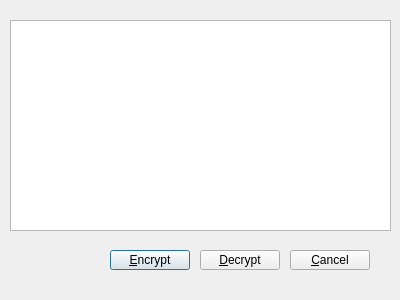
<?xml version="1.0" encoding="UTF-8"?>
<ui version="4.0">
 <class>Dialog</class>
 <widget class="QDialog" name="Dialog">
  <property name="geometry">
   <rect>
    <x>0</x>
    <y>0</y>
    <width>400</width>
    <height>300</height>
   </rect>
  </property>
  <property name="windowTitle">
   <string>Dialog</string>
  </property>
  <widget class="QTextEdit" name="textEdit">
   <property name="geometry">
    <rect>
     <x>10</x>
     <y>20</y>
     <width>381</width>
     <height>211</height>
    </rect>
   </property>
  </widget>
  <widget class="QPushButton" name="encrypt_button">
   <property name="geometry">
    <rect>
     <x>110</x>
     <y>250</y>
     <width>80</width>
     <height>20</height>
    </rect>
   </property>
   <property name="text">
    <string>&amp;Encrypt</string>
   </property>
  </widget>
  <widget class="QPushButton" name="cancel_button">
   <property name="geometry">
    <rect>
     <x>290</x>
     <y>250</y>
     <width>80</width>
     <height>20</height>
    </rect>
   </property>
   <property name="text">
    <string>&amp;Cancel</string>
   </property>
  </widget>
  <widget class="QPushButton" name="decrypt_button">
   <property name="geometry">
    <rect>
     <x>200</x>
     <y>250</y>
     <width>80</width>
     <height>20</height>
    </rect>
   </property>
   <property name="text">
    <string>&amp;Decrypt</string>
   </property>
  </widget>
 </widget>
 <resources/>
 <connections/>
</ui>
